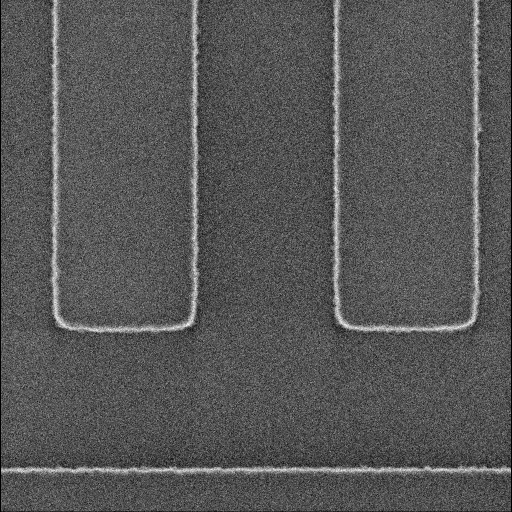
#> input picture examples/orig_1.tif, 1024 x 1024 px, found by its file name (shown at 1/2 size)
$ jupyter execute Blob_Detector.ipynb   (shell and % lines are left out)
#> lines starting #> are read from the running program, lines starting #| are printed output that depends on the picture
### kernel_detection.py
import numpy as np
import cv2
import argparse


def matrix_summ(img_matrix: np.ndarray) -> int:
    s = 0
    for row in range(img_matrix.shape[0]):
        for col in range(img_matrix.shape[1]):
            s = s + img_matrix[row][col]
    return s


def kernel_detector(kernel_size: int, image_height: int, image_width:int, img : np.ndarray,
                    img_copy: np.ndarray, blobs_list: list) -> None:
    '''

    :param kernel_size: size of the applied kernel, single integer number, i.e. 3
    :param image_height: height of the input image
    :param image_width: width of the input image
    :param img: input black and white image(after thresholding operation) in the form of numpy array
    :param img_copy: colored image(converted from grayscale to BGR domain) to draw detected blobs
    :param blobs_list: a list of coordinates for detectded blobs, will be used for drawing blobs further
    :return:
    '''
    if kernel_size == 3:
        for i in range(image_height):
            for j in range(image_width):
                if img[i, j] == 255:
                    img_slice = img[i - 1:i + 2, j - 1:j + 2]
                    if ((matrix_summ(img_slice) - 255) == 0):
                        img_copy[i, j] = (0, 0, 0)
                        blobs_list.extend([j, i])

    if kernel_size == 5:
        for i in range(image_height):
            for j in range(image_width):
                if img[i, j] == 255:
                    img_slice = img[i - 2:i + 3, j - 2:j + 3]
                    if ((matrix_summ(img_slice) - 255) == 0):
                        img_copy[i, j] = (0, 0, 0)
                        blobs_list.extend([j, i])
    elif kernel_size == 7:
        for i in range(image_height):
            for j in range(image_width):
                if img[i, j] == 255:
                    img_slice = img[i - 3:i + 4, j - 3:j + 4]
                    if ((matrix_summ(img_slice) - 255) == 0):
                        img_copy[i, j] = (0, 0, 0)
                        blobs_list.extend([j, i])

    elif kernel_size == 13:
        for i in range(image_height - 1):
            for j in range(image_width - 1):
                if img[i][j] == 255:
                    img_slice = img[i - 6:i + 7, j - 6:j + 7]
                    if ((matrix_summ(img_slice) - 255) <= 255):
                        img_copy[i, j] = (0, 0, 0)
                        blobs_list.extend([j, i])

# [56 lines that do not run on import are left out]

### Blob_Detector.ipynb
<a href="https://colab.research.google.com/github/mskv99/Blob-Detection/blob/main/Blob_Detector.ipynb" target="_parent"></a>

# Effective blob detector for Scanning Electron Microscope Images

Clone the repository

[cell 1]
%cd /content/Blob-Detection/

Import libraries

[cell 2]
import numpy as np

from google.colab.patches import cv2_imshow

import cv2
from kernel_detection import matrix_summ, kernel_detector

Define the input/output path for the image and a `SAVE_RESULT` flag, depending on whether you want to save result after removing blobs or not:

[cell 3]
INPUT_IMAGE_PATH = '/content/Blob-Detection/examples/orig_1.tif'

SAVE_RESULT = True

OUTPUT_IMAGE_PATH = '/content/removed_blobs_sample.jpg'

Read and preprocess image:

* converting to grayscale format;
* apply bilateral filter
* binarize the image
* make an BGR copy of the image

[cell 4]
sample = cv2.imread(INPUT_IMAGE_PATH)
#> sample is the input picture: shape (1024, 1024, 3); min 0, max 255, mean 86.2

sample = cv2.cvtColor(sample, cv2.COLOR_BGR2GRAY)
#> sample: shape (1024, 1024)
sample = cv2.bilateralFilter(sample, 0, 10, 10)

thresh = 190
maxValue = 255
ret, img = cv2.threshold(sample, thresh, maxValue, cv2.THRESH_BINARY)
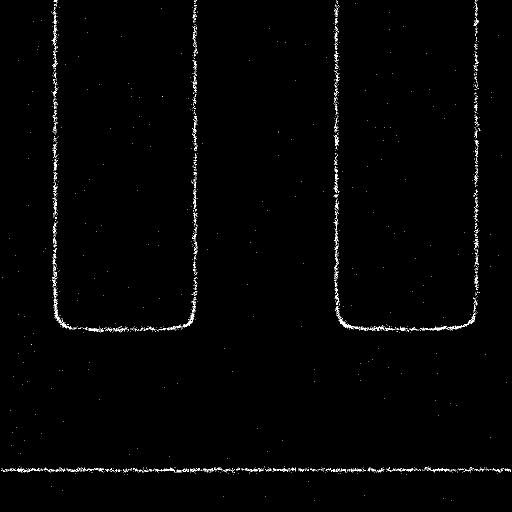
#> img: shape (1024, 1024) (shown at 1/2 size); 0.93% white in thin lines or dots
#> ret = 190

print(f'Image size:{img.shape}')
#| Image size:(1024, 1024)

height = img.shape[0]
#> height = 1024
width = img.shape[1]
#> width = 1024
blobs_list = []

color = cv2.cvtColor(img, cv2.COLOR_GRAY2BGR)
#> color: shape (1024, 1024, 3); 0.93% white in thin lines or dots
image_copy = color.copy()

cv2_imshow(img[:512, :512]) #thresholding operation
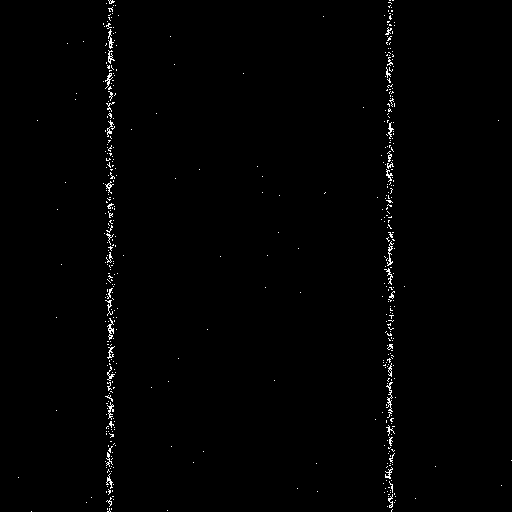
#> shown: shape (512, 512); 0.89% white in thin lines or dots

Remove blobs from image with 7x7 filter:

[cell 5]
kernel_detector(kernel_size = 7, image_height = height, image_width = width, img=img, img_copy= image_copy, blobs_list=blobs_list)
#> after the loop in kernel_detector, `for i in range(image_height):`: img_copy: shape (1024, 1024, 3); 0.9% white in thin lines or dots
#> after the loop in kernel_detector, `for i in range(image_height):`: blobs_list = 476 values, max 1013 at index 376, min 5 at index 264, mean 494.2
cv2_imshow(image_copy[:512, :512]) #"Removing blobs with 7x7 filter",

Remove blobs with 13x13 filter

[cell 6]
kernel_detector(kernel_size = 13, image_height = height, image_width = width, img=img, img_copy = image_copy, blobs_list= blobs_list)
#> after the loop in kernel_detector (call 2), `for i in range(image_height - 1):`: img_copy: shape (1024, 1024, 3); 0.9% white in thin lines or dots
cv2_imshow(image_copy[:512, :512])

Save the binarized image with removed blobs:

[cell 7]
if SAVE_RESULT:
    cv2.imwrite(OUTPUT_IMAGE_PATH, image_copy)

Highlight the detected blobs and observe the number of detected blobs:

[cell 8]
array = np.array(blobs_list, dtype = int)
res = array.reshape(int(len(blobs_list)/2), 2)
print("Количество выбросов:",res.shape[0])

for k in range(int((res.size)/2)):
    center = (res[k][0],res[k][1])
    image_copy = cv2.circle(image_copy, center, 3,(0,0,255),-1)
#> this loop made 500 passes
#> pass 1, `image_copy = cv2.circle(image_copy, center, 3,(0,0,255),-1)`:
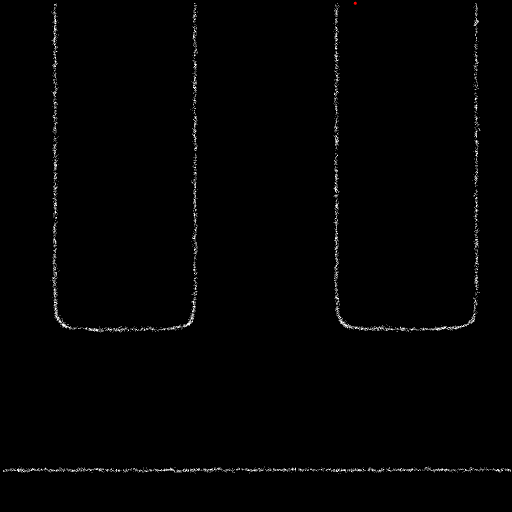
#> image_copy: shape (1024, 1024, 3) (shown at 1/2 size); mean B, G, R 2.3, 2.3, 2.3
#> after the loop:
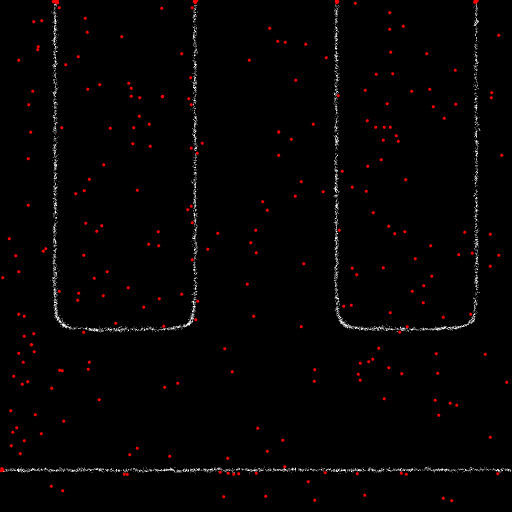
#> image_copy: shape (1024, 1024, 3) (shown at 1/2 size); mean B, G, R 2.3, 2.3, 4.1

cv2_imshow(image_copy[:512, :512])
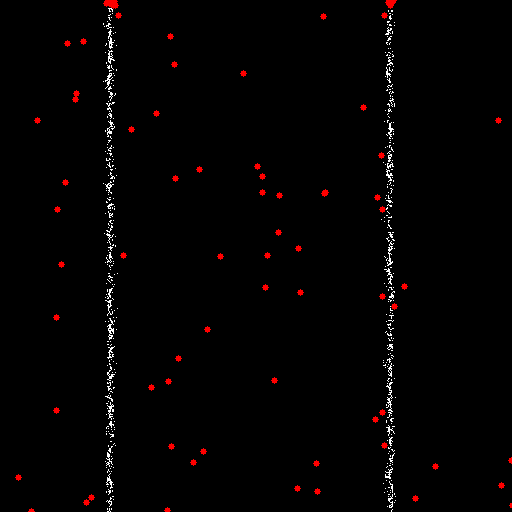
#> shown: shape (512, 512, 3); mean B, G, R 2.2, 2.2, 4.1

$ run again, with examples/orig_2.tif copied over examples/orig_1.tif
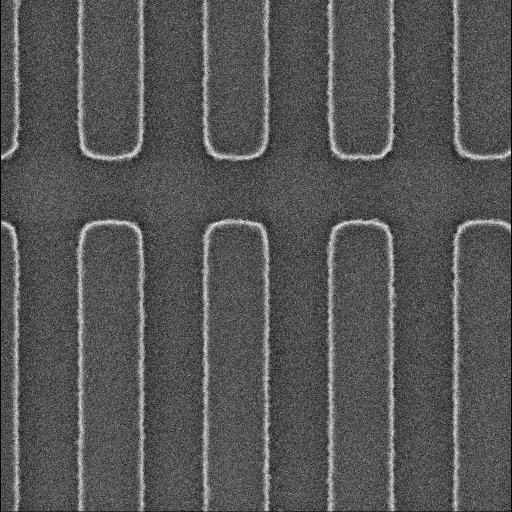
#> input picture examples/orig_2.tif, 1024 x 1024 px, found by its file name (shown at 1/2 size)
#> sample is the input picture: shape (1024, 1024, 3); min 0, max 255, mean 85
#> `ret, img = cv2.threshold(sample, thresh, maxValue, cv2.THRESH_BINARY)`:
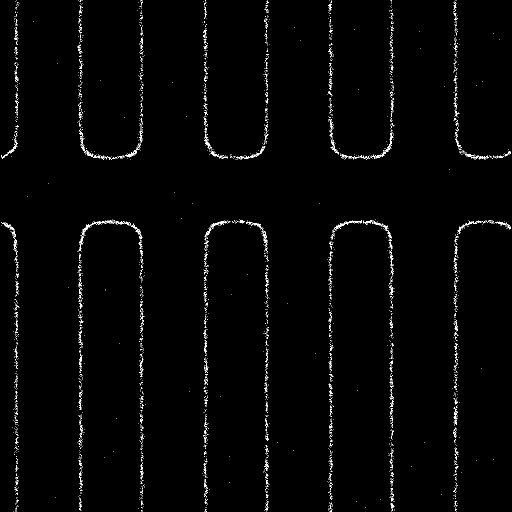
#> img: shape (1024, 1024) (shown at 1/2 size); 1.3% white in thin lines or dots
#> ret = 190
#| Image size:(1024, 1024)
#> color: shape (1024, 1024, 3); 1.3% white in thin lines or dots
#> after the loop in kernel_detector, `for i in range(image_height):`: blobs_list = 210 values, max 1022 at index 209, min 17 at index 1, mean 509.9
#> `cv2_imshow(image_copy[:512, :512])`:
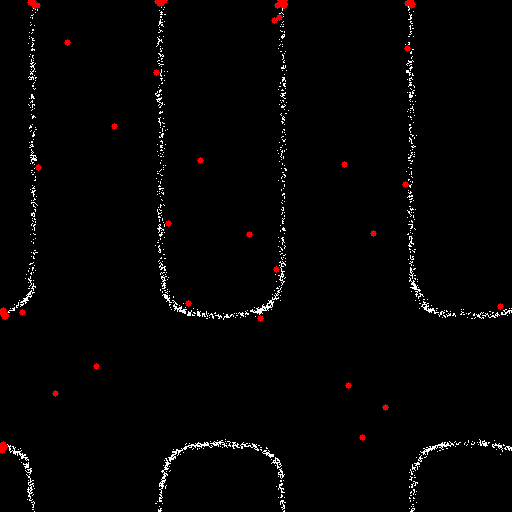
#> shown: shape (512, 512, 3); mean B, G, R 3.6, 3.6, 4.7
